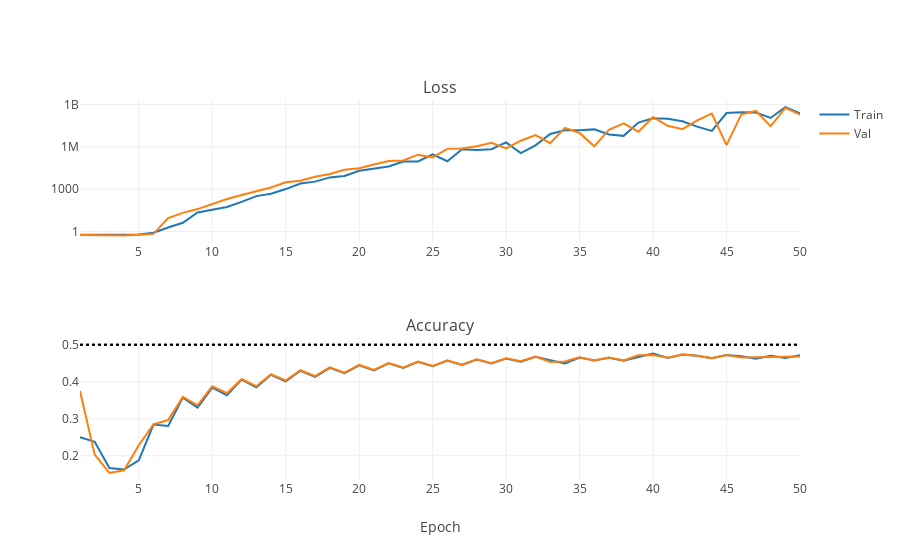

The notebook cell saved with this chart:
### Markdown cell above
Perhaps we're doing *slightly* better than previously, but the accuracy still asymptotes to a pure guess.

There is one more thing we should try. Our dataset is still fairly small, it is possible that we need more diversity for training. Let's explore whether we can teach AlexNet to recognize cats and dogs on an augmented dataset.

### Code cell
iplot(plot_training_stats("/DATA/Dropbox/LOOTRPV/Personal_programming/MachineLearning/Tutorials/ImageRecognition/NNs/AlexNet_logs/3_augmented.log"))
